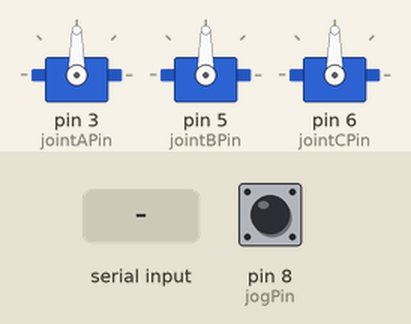
Simulated run of this sketch. Board: Arduino Uno, built with avr-gcc and run on an emulated ATmega328P. On the bench: 3 × servo. The inputs (shaded band) are chosen by the test bench; at power-on: pin 8 (jogPin) HIGH.

Above: at 1.2 s.
1.3 s: "90,45\n" received over Serial
At 2.8 s:
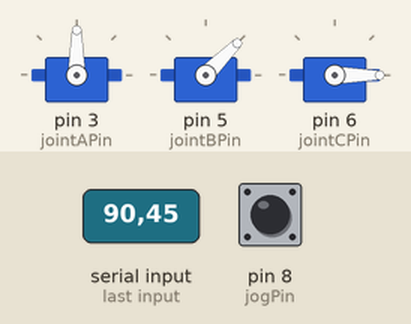
3.8 s: "30,150\n" received over Serial
At 5.9 s:
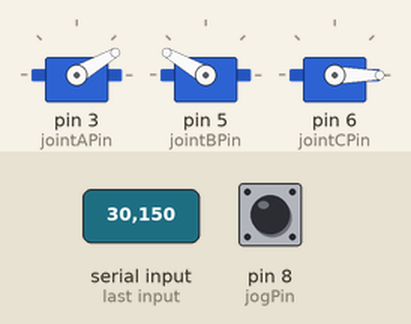
6.3 s: "5\n" received over Serial
At 9.1 s:
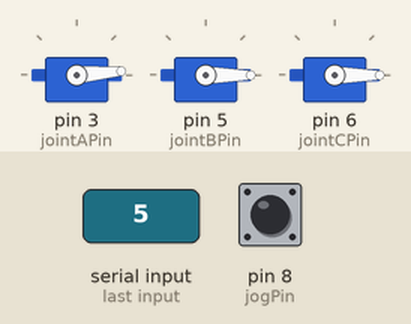
9.3 s: "90\n" received over Serial
At 11.9 s:
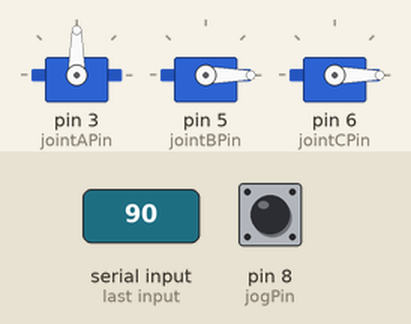
12.3 s: "200\n" received over Serial
At 15.4 s:
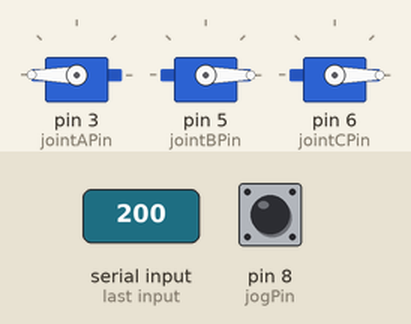
Timing chart, 0 to 16.3 s (numbered marks = the images above; inputs shaded):
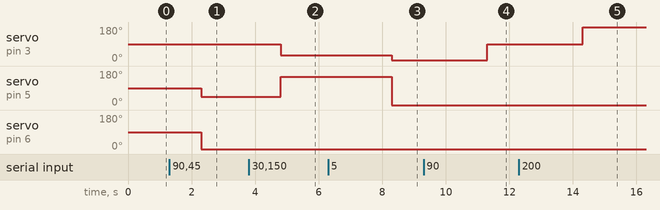

The sketch:

rpi_to_ard_com.ino
```cpp
#include <Servo.h>

Servo jointA, jointB, jointC;
int jointAPin = 3;
int jointBPin = 5;
int jointCPin = 6;
int jogPin = 8;
int jogPlusPin = 9;
int jogMinusPin = 10;
int jogSpeedPin = A0;
bool jogModeEnabled = false;

//takes an array of ints and writes them
//to the servo motors
void command_joints(int positions[3]) {
  jointA.write(positions[0]);
  jointB.write(positions[1]);
  jointC.write(positions[2]);
}

//reentrant function to read commands
//make *read...
int read_joint_commands() {
  static int commands[3];
  for(int i = 0; i < 3; i++) {
    commands[i] = Serial.parseInt();
  }
  return commands;
}

void move_to_setpoint() {
  if(Serial.available()) {
    int positions = read_joint_commands();
    command_joints(positions);
  }
}

void disable_jog_mode() {
  if (jogModeEnabled == true) {
    while(Serial.available()) {
      int positions = read_joint_commands();
    }
    jogModeEnabled = false;
  }
}

void enable_jog_mode() {
  if (jogModeEnabled == false) {
    jogModeEnabled = true;
  }
}

bool jog_pin_enabled() {
  if (digitalRead(jogPin) == HIGH) {
    return false;
  } else {
    return true;
  }
}

int read_jog_speed() {
  int jogSpeed = 1024 - analogRead(jogSpeedPin);
  return jogSpeed/25;
}

//make generic jog joint function
void jog_joint(Servo joint) {
  int current_position = joint.read();
  if (digitalRead(jogPlusPin) == LOW) {
    current_position += 1;
  } else if (digitalRead(jogMinusPin) == LOW) {
    current_position -= 1;
  }
  joint.write(current_position);
  delay(read_jog_speed());
}

void setup() {
  // put your setup code here, to run once:
  Serial.begin(9600);
  jointA.attach(jointAPin);
  jointB.attach(jointBPin);
  jointC.attach(jointCPin);
  pinMode(jogPin, INPUT_PULLUP);
  pinMode(jogPlusPin, INPUT_PULLUP);
  pinMode(jogMinusPin, INPUT_PULLUP);
}

void loop() {
  if (!jog_pin_enabled()) {
    disable_jog_mode();
    move_to_setpoint();
  } else {
    enable_jog_mode();
    //read jog speed potentiometer
    jog_joint(jointA);
    jog_joint(jointB);
    jog_joint(jointC);
  }
}
```

Measured:
- after the input at 1.3 s, servo on pin 5 (jointBPin): 90° → 45° after 1.0 s; servo on pin 6 (jointCPin): 90° → 0° after 1.0 s
- after the input at 3.8 s, servo on pin 3 (jointAPin): 90° → 30° after 1.0 s; servo on pin 5 (jointBPin): 45° → 150° after 1.0 s
- after the input at 6.3 s, servo on pin 3 (jointAPin): 30° → 5° after 2.0 s; servo on pin 5 (jointBPin): 150° → 0° after 2.0 s
- after the input at 9.3 s, servo on pin 3 (jointAPin): 5° → 90° after 2.0 s
- after the input at 12.3 s, servo on pin 3 (jointAPin): 90° → 180° after 2.0 s
